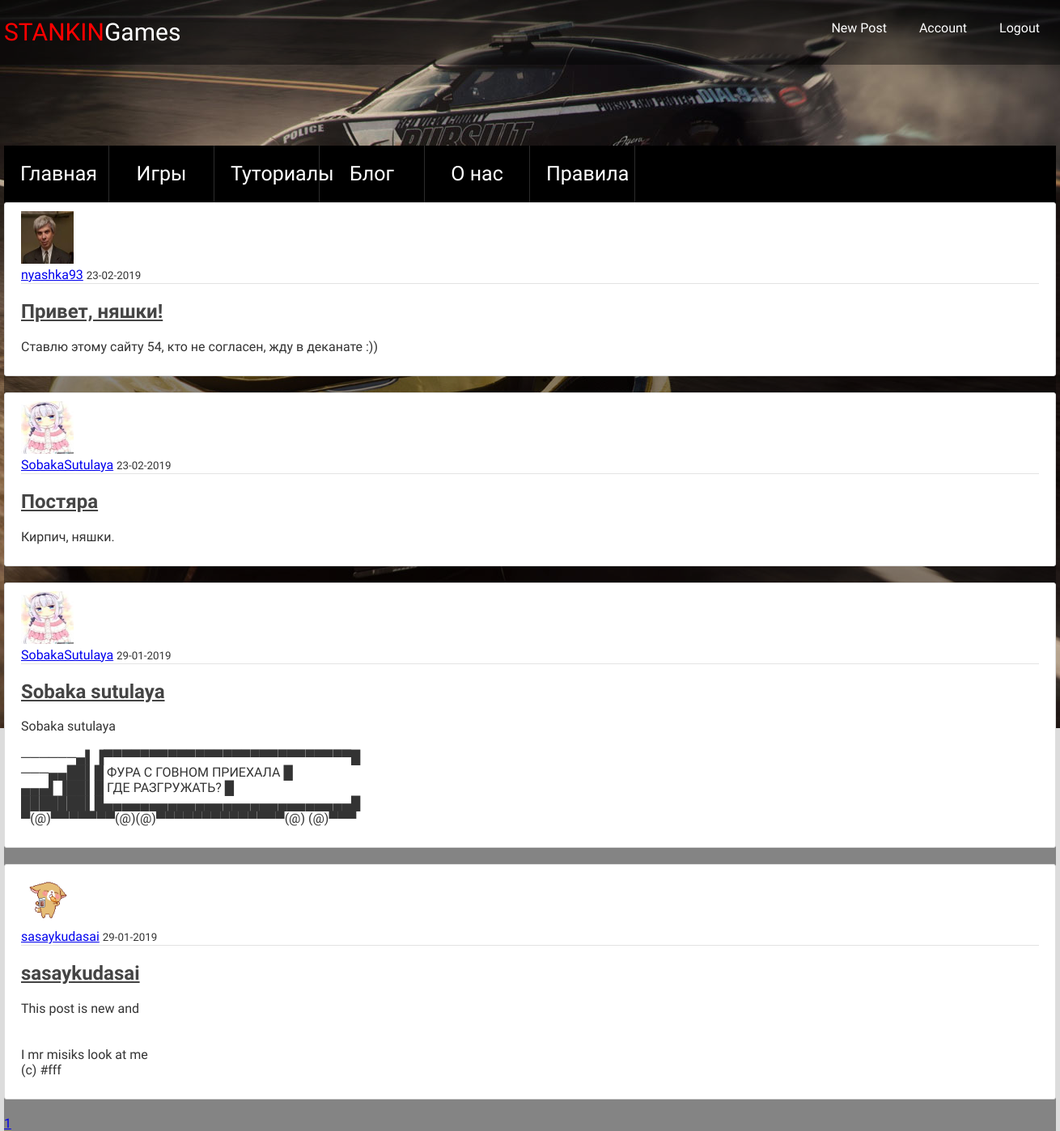
The app's page /home (signed in) with its own data.
### flaskblog/models.py (models this page shows, shortened)
class Post(db.Model):
    id = db.Column(db.Integer, primary_key=True)
    title = db.Column(db.String(100), nullable=False)
    date_posted = db.Column(db.DateTime, nullable=False, default=datetime.utcnow)
    content = db.Column(db.Text, nullable=False)
    user_id = db.Column(db.Integer, db.ForeignKey('user.id'), nullable=False)

class User(db.Model, UserMixin):
    id = db.Column(db.Integer, primary_key=True)
    username = db.Column(db.String(20), unique=True, nullable=False)
    email = db.Column(db.String(120), unique=True, nullable=False)
    image_file = db.Column(db.String(20), nullable=False, default='default.jpg')
    password = db.Column(db.String(60), nullable=False)
    posts = db.relationship('Post', backref='author', lazy=True)

### flaskblog/routes.py (the view)
@app.route("/")
@app.route("/home")
def home():
    page = request.args.get('page', 1, type=int)
    posts = Post.query.order_by(Post.date_posted.desc()).paginate(page=page, per_page=5)
    return render_template('home.html', posts=posts)

### flaskblog/models.py (called while the page is built)
@login_manager.user_loader
def load_user(user_id):
    return User.query.get(int(user_id))

### flaskblog/templates/home.html (shortened to what this page needs)
{% extends "layout.html" %}
{% block header%}
<header class="header-container-games">
    <div class="header-menu">
            <a class="logo" href="{{ url_for('super_home') }}"><span>STANKIN</span>Games</a>
            <ul class="user-list">
                {% if current_user.is_authenticated %}
                <a class="nav-item nav-link" href="{{ url_for('new_post') }}">New Post</a>
                <a class="nav-item nav-link" href="{{ url_for('account') }}">Account</a>
                <a class="nav-item nav-link" href="{{ url_for('logout') }}">Logout</a>
                {% endif %}
            </ul>
        </div>
    </header>
{% endblock header %}
{% block content %}
<main class="main-container">
    <div class="main-wrapper">
    {% for post in posts.items %}
    <article class="media content-section">
        <img class="rounded-circle article-img" src="{{ url_for('static', filename='profile_pics/' + post.author.image_file) }}" alt="">
        <div class="media-body">
            <div class="article-metadata">
                    <a class="mr-2" href="{{ url_for('user_posts', username=post.author.username) }}">{{ post.author.username }}</a>
            <small class="text-muted">{{ post.date_posted.strftime('%d-%m-%Y') }}</small>
            </div>
            <h2><a class="article-title" href="{{ url_for('post', post_id=post.id) }}">{{ post.title }}</a></h2>
            <p class="article-content">{{ post.content }}</p>
        </div>
    </article>
    {% endfor %}
    {% for page_num in posts.iter_pages(left_edge=1, right_edge=1, left_current=1, right_current=2) %}
        {% if page_num %}
            {% if posts.page == page_num %}
                <a class="btn btn-info mb-4" href="{{ url_for('home', page=page_num) }}">{{ page_num }}</a>
            {% else %}
                <a class="btn btn-outline-info mb-4" href="{{ url_for('home', page=page_num) }}">{{ page_num }}</a>
            {% endif %}
        {% else %}
            . . .
        {% endif %}
    {% endfor %}
</div>
</main>
{% endblock content %}

### flaskblog/static/main.css (style rules this page uses)
body { background: #fafafa; color: #333333; margin-top: 5rem; }
h1, h2, h3, h4, h5, h6 { color: #444444; }
.content-section { background: #ffffff; padding: 10px 20px; border: 1px solid #dddddd; border-radius: 3px; margin-bottom: 20px; }
.article-title { color: #444444; }
.article-content { white-space: pre-line; }
.article-img { height: 65px; width: 65px; margin-right: 16px; }
.article-metadata { padding-bottom: 1px; margin-bottom: 4px; border-bottom: 1px solid #e3e3e3 }

### flaskblog/static/style.css (style rules this page uses)
html { -webkit-box-sizing: border-box; box-sizing: border-box; }
* { -webkit-box-sizing: inherit; box-sizing: inherit; font-family: 'PT Sans Narrow',Arial sans-serif; }
body { margin: 0; padding: 0; font-family: "Cuprum","Arial",sans-serif; background: #DCDCDC; box-sizing: border-box; }
ul { list-style: none; margin: 0; padding:0; }
.header-menu { display: flex; justify-content: space-between; width: 1300px; margin: 0 auto; }
.logo { font-size:30px; text-decoration: none; color:#ffffff; }
.logo span { color:red; }
.user-list { display: flex; }
.main-wrapper { background-color: rgba(0,0,0,0.4); width: 1300px; margin: 0 auto; z-index: 2; }
.nav-link { list-style: none; color:#ffffff; text-decoration: none; display: block; line-height: 70px; padding-left: 20px; padding-right: 20px; }
.header-container-games { width:100%; background-color: rgba(0,0,0,0.4); line-height: 80px; margin-bottom: 100px; }

### records on screen
Post: image_file (picture), author.username "nyashka93", date_posted "23-02-2019", title "Привет, няшки!", content "Ставлю этому сайту 54, кто не согласен, жду в деканате :))"
Post: image_file (picture), author.username "SobakaSutulaya", date_posted "23-02-2019", title "Постяра", content "Кирпич, няшки."
Post: image_file (picture), author.username "SobakaSutulaya", date_posted "29-01-2019", title "Sobaka sutulaya", content "Sobaka sutulaya ──────▄▌▐▀▀▀▀▀▀▀▀▀▀▀▀▀▀▀▀▀▀▀▀▀▀▀▀▀▀▀█ ───▄▄██▌█ ФУРА С ГОВНОМ ПРИЕХАЛА █ ▄▄▄▌▐██▌█ ГДЕ РАЗГРУЖАТЬ? █ ███████▌█▄▄▄▄▄▄▄▄▄▄▄▄▄▄▄▄▄▄▄▄▄▄▄▄▄▄▄█ ▀(@)▀▀▀▀▀▀▀(@)(@)▀▀▀▀▀▀▀▀▀▀▀▀▀▀(@) (@)▀▀▀"
Post: image_file (placeholder picture), author.username "sasaykudasai", date_posted "29-01-2019", title "sasaykudasai", content "This post is new and I mr misiks look at me (c) #fff"

### other values on screen
{{ page_num }} "1"
